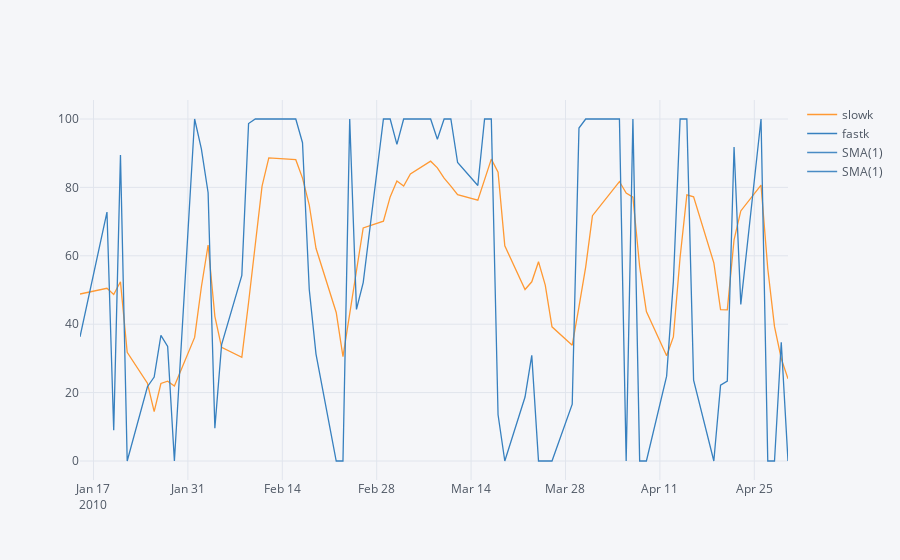

Notebook source saved alongside this figure:
### Markdown cell above
#### Moving Average
* Remove small variations

### Code cell
data_df[['slowk','fastk']].loc['2010-01-15':'2010-05-01'].ta_plot(study='sma',periods=[1],title='Simple Moving Averages')[0]
